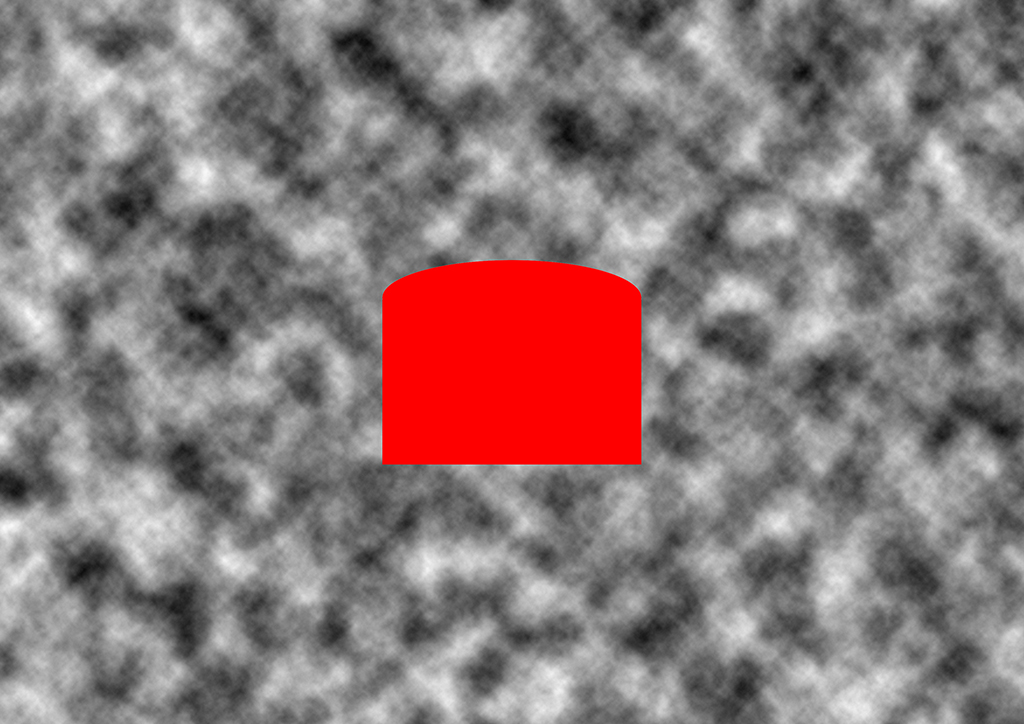
#> input picture src.jpg, 1024 x 724 px
$ python main.py
#> lines starting #> are read from the running program, lines starting #| are printed output that depends on the picture; after the words box and inside, x2 and y2 are one past the last pixel; in counts of white or black regions, pixels touching at a corner belong together
#> further down, img1 is the input picture: shape (724, 1024, 3); mean B, G, R 121.3, 121.3, 138.6
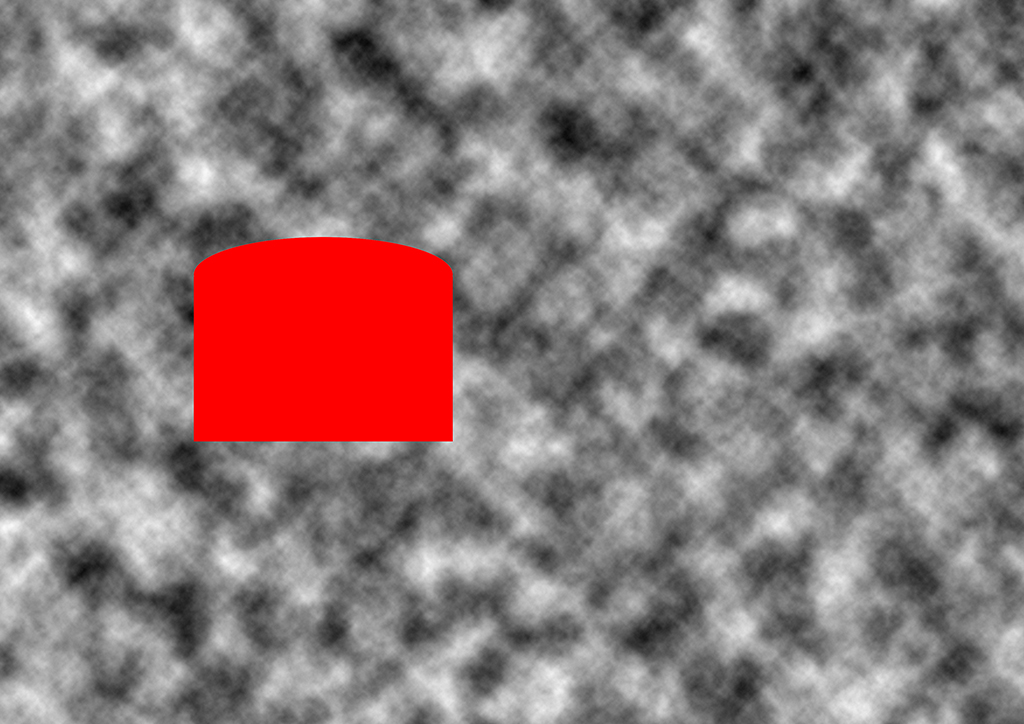
#> input picture dst2.jpg, 1024 x 724 px
#> further down, img2 is the input picture: shape (724, 1024, 3); mean B, G, R 121.6, 121.6, 138.9
import cv2
import numpy as np

def main(image1, image2):

    # 转换为 RGB 颜色空间

    # 提取红色区域（示例：假设红色在 HSV 中的范围为 [0, 100, 100] 到 [10, 255, 255]）
    lower_red = np.array([0, 0, 200])
    upper_red = np.array([0, 0, 255])
    mask1 = cv2.inRange(image1, lower_red, upper_red)
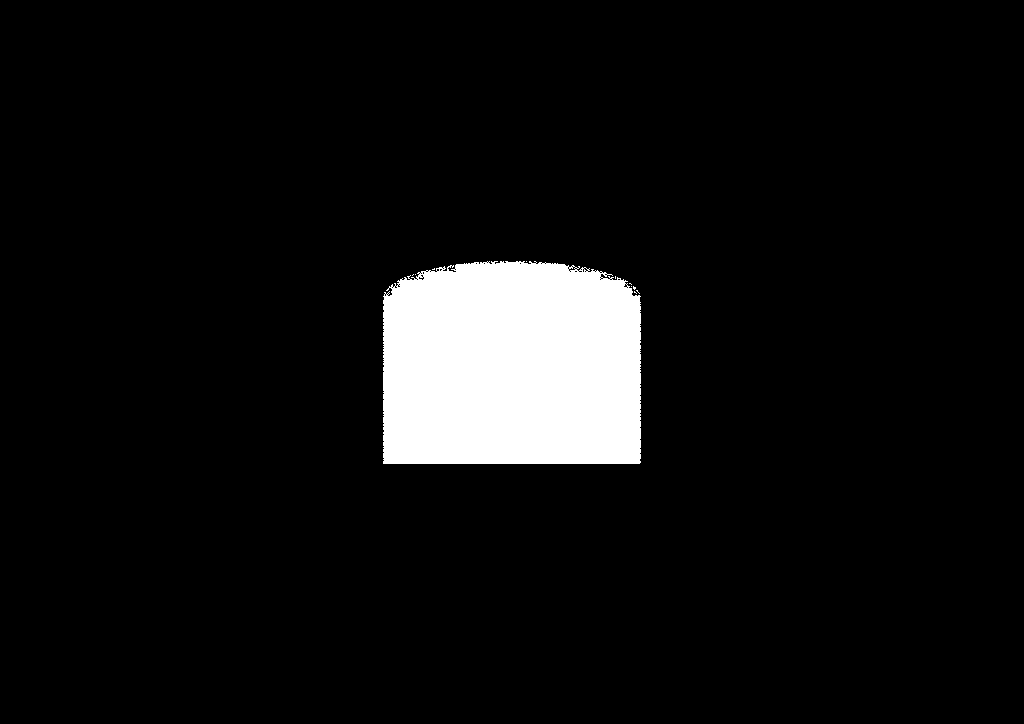
#> mask1: shape (724, 1024); 6.7% white; 11 white regions (10 under 20 px), largest, box (x1, y1, x2, y2) and area: (383, 261, 641, 464) 49785
    mask2 = cv2.inRange(image2, lower_red, upper_red)
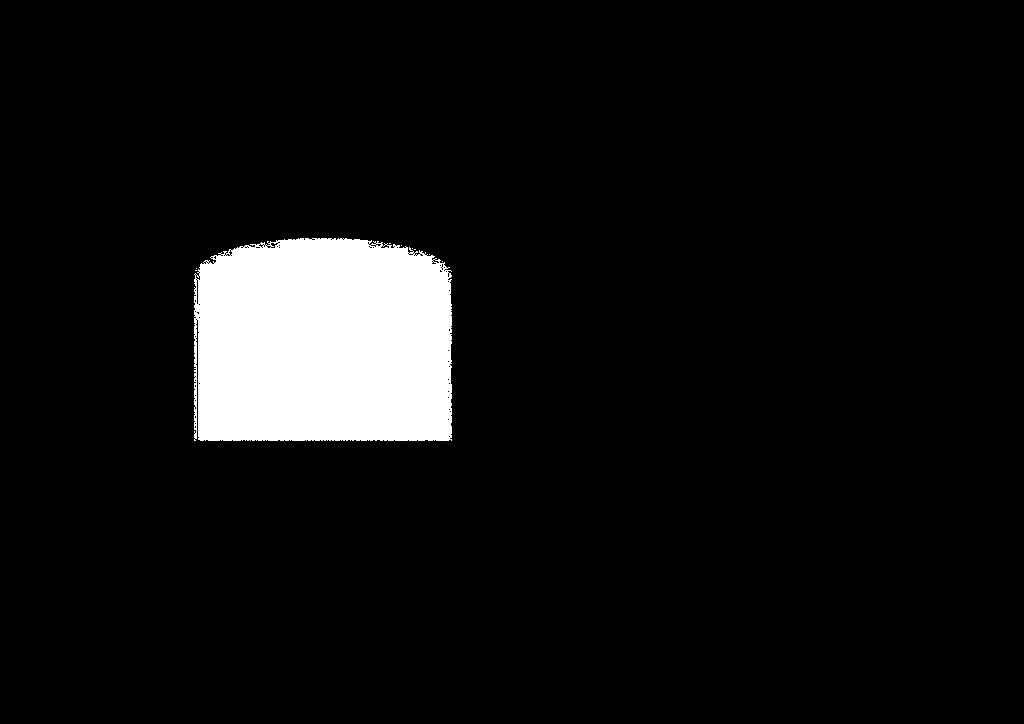
#> mask2: shape (724, 1024); 6.7% white; 9 white regions (8 under 20 px)
    contours1, _ = cv2.findContours(mask1, cv2.RETR_EXTERNAL, cv2.CHAIN_APPROX_SIMPLE)
#> contours1 = 11 contours, 10 with area under 20; largest, box (x1, y1, x2, y2) and area: (383, 261, 641, 464) 49346
    contours2, _ = cv2.findContours(mask2, cv2.RETR_EXTERNAL, cv2.CHAIN_APPROX_SIMPLE)
#> contours2 = 9 contours, 8 with area under 20; largest, box (x1, y1, x2, y2) and area: (194, 238, 452, 441) 49058
    max_contour2 = max(contours2, key=cv2.contourArea)
#> max_contour2 = contour of 704 points, box (x1, y1, x2, y2) (194, 238, 452, 441), area 49058
    max_contour1 = max(contours1, key=cv2.contourArea)
#> max_contour1 = contour of 560 points, box (x1, y1, x2, y2) (383, 261, 641, 464), area 49346
    x1, y1, w1, h1 = cv2.boundingRect(max_contour1)
#> x1 = 383; y1 = 261; w1 = 258; h1 = 203
    x2, y2, w2, h2 = cv2.boundingRect(max_contour2)
#> x2 = 194; y2 = 238; w2 = 258; h2 = 203
    cv2.rectangle(image1, (x1, y1), (x1 + w1, y1 + h1), (0, 255, 0), 2)
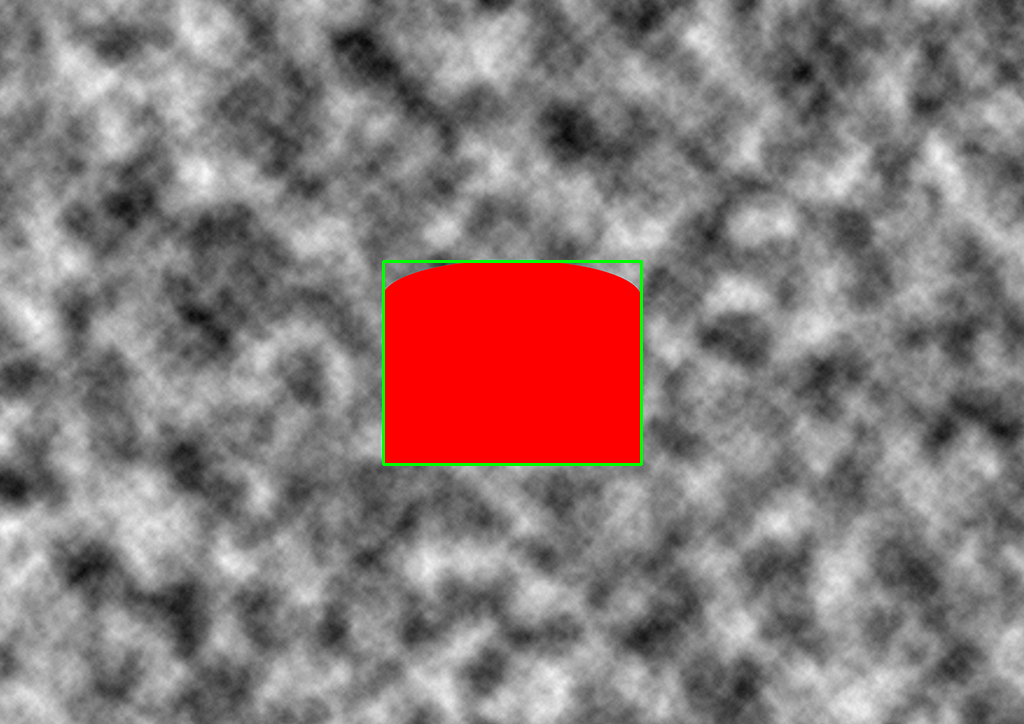
#> image1: shape (724, 1024, 3); 0.37% of pixels changed, all inside (x1, y1, x2, y2) = (382, 260, 643, 466)
    cv2.rectangle(image2, (x2, y2), (x2 + w2, y2 + h2), (0, 255, 0), 2)
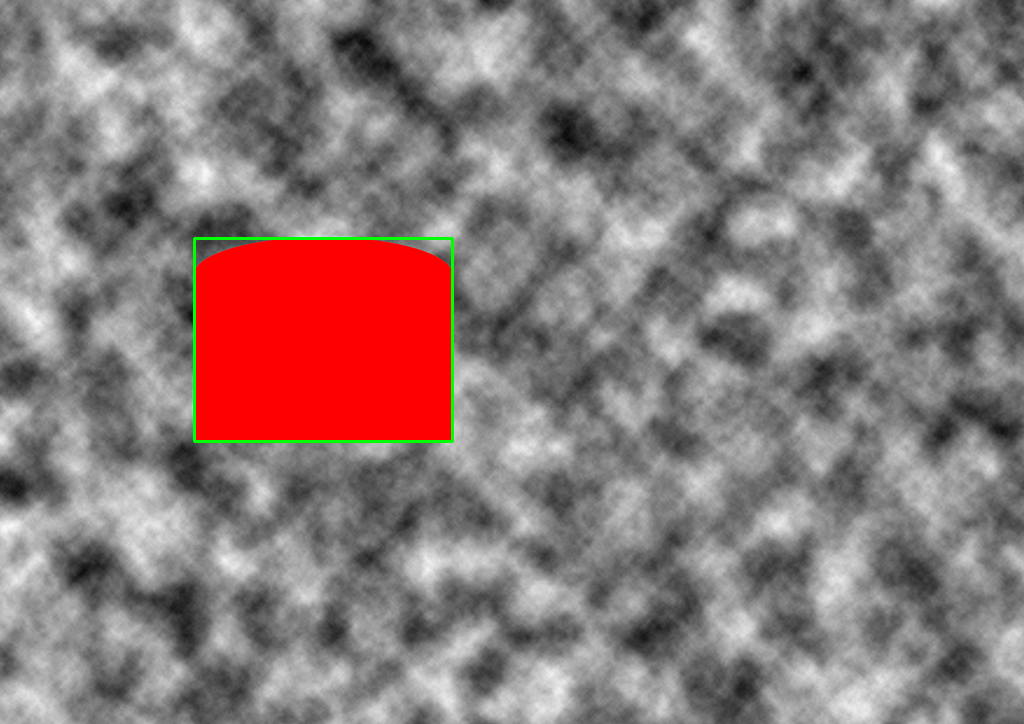
#> image2: shape (724, 1024, 3); 0.37% of pixels changed, all inside (x1, y1, x2, y2) = (193, 237, 454, 443)
    cv2.imshow("Image 1", image1)
    cv2.imshow("Image 2", image2)
    cv2.waitKey(0)
    cv2.destroyAllWindows()


if __name__=="__main__":
    img1 = cv2.imread('src.jpg')
    img2 = cv2.imread('dst2.jpg')

    similarity = main(img1, img2)
